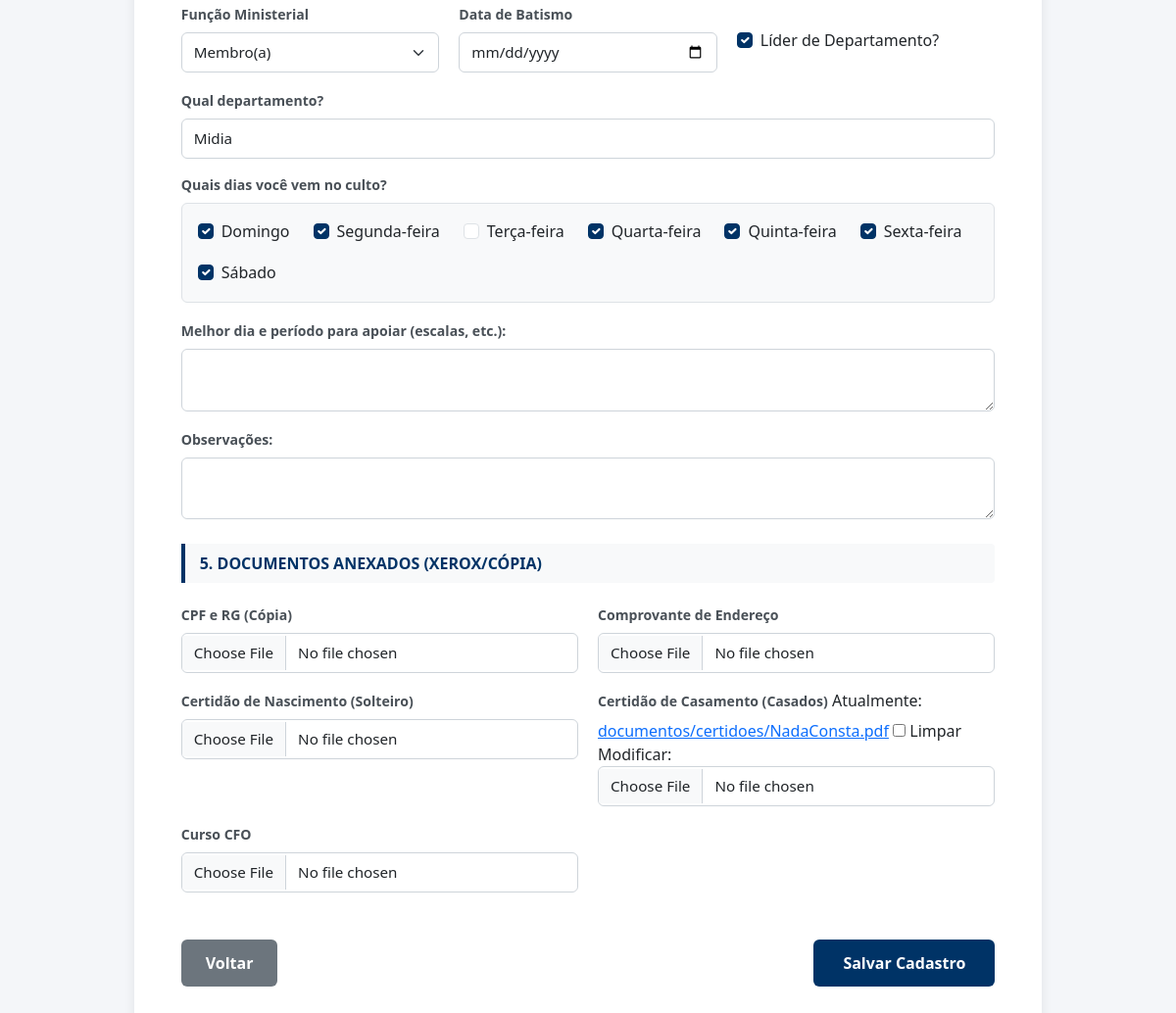
/editar/1/ (lower part), run on an earlier commit of the app's database.
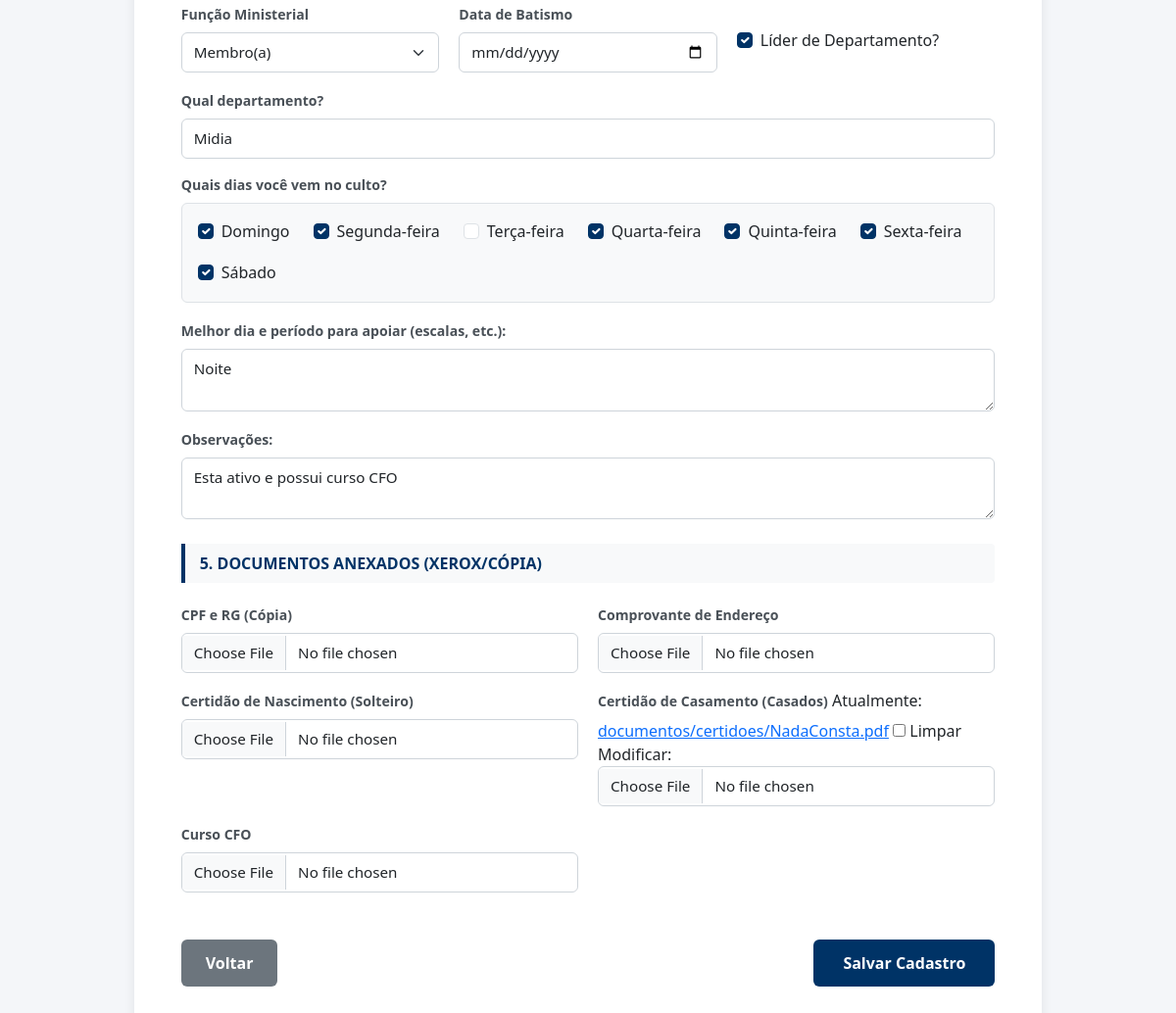
And on a later commit of the database.
### membros/models.py (models this page shows, shortened)
class Membro(models.Model):
    SEXO_CHOICES = [
        ('M', 'Masculino'),
        ('F', 'Feminino'),
    ]
    ESTADO_CIVIL_CHOICES = [
        ('S', 'Solteiro(a)'),
        ('C', 'Casado(a)'),
        ('V', 'Viúvo(a)'),
        ('D', 'Divorciado(a)'),
    ]
    FUNCAO_CHOICES = [
        ('membro', 'Membro(a)'),
        ('cooperador', 'Cooperador(a)'),
        ('diacono', 'Diácono'),
        ('obreiro', 'Obreiro(a)'),
        ('presbitero', 'Presbítero'),
        ('pastor', 'Pastor'),
        ('2_pastor', '2º Pastor'),
    ]
    nome = models.CharField("Nome", max_length=150)
    sexo = models.CharField("Sexo", max_length=1, choices=SEXO_CHOICES)
    foto = models.ImageField("Foto 3x4", upload_to='fotos_membros/', blank=True, null=True)
    estado_civil = models.CharField("Estado Civil", max_length=1, choices=ESTADO_CIVIL_CHOICES)
    data_nascimento = models.DateField("Data de Nascimento")
    naturalidade = models.CharField("Naturalidade", max_length=100)
    nacionalidade = models.CharField("Nacionalidade", max_length=100, default="Brasileira")
    profissao = models.CharField("Profissão", max_length=100, blank=True, null=True)
    rg = models.CharField("RG", max_length=20)
    cpf = models.CharField("CPF", max_length=14, unique=True)
    endereco = models.CharField("Endereço", max_length=200)
    numero = models.CharField("Número", max_length=20)
    cep = models.CharField("CEP", max_length=10)
    bairro = models.CharField("Bairro", max_length=100)
    cidade = models.CharField("Cidade", max_length=100)
    estado = models.CharField("Estado", max_length=2)
    celular = models.CharField("Celular", max_length=20)
    celular_contato = models.CharField("Celular de Contacto", max_length=20, blank=True, null=True)
    nome_contato = models.CharField("Nome do Contacto", max_length=100, blank=True, null=True)
    email = models.EmailField("E-mail", blank=True, null=True)
    nome_pai = models.CharField("Nome do Pai", max_length=150, blank=True, null=True)
    nome_mae = models.CharField("Nome da Mãe", max_length=150, blank=True, null=True)
    nome_conjuge = models.CharField("Nome do Cônjuge", max_length=150, blank=True, null=True)
    data_casamento = models.DateField("Data do Casamento", blank=True, null=True)
    nome_filhos = models.TextField("Nome dos Filhos", blank=True, null=True)
    celular_filho = models.CharField("Celular dos Filhos", max_length=20, blank=True, null=True)
    possui_doenca = models.BooleanField("Possui alguma doença?", default=False)
    qual_doenca = models.CharField("Qual doença?", max_length=200, blank=True, null=True)
    funcao_ministerial = models.CharField("Função Ministerial", max_length=50, choices=FUNCAO_CHOICES, blank=True, null=True)
    data_batismo = models.DateField("Data de Batismo", blank=True, null=True)
    lider_departamento = models.BooleanField("Líder de Departamento?", default=False)
    qual_departamento = models.CharField("Qual Departamento?", max_length=100, blank=True, null=True)
    dias_culto = models.CharField("Dias que vem ao culto", max_length=200, blank=True, null=True)
    periodo_apoio = models.TextField("Melhor dia e período para apoiar em escalas", blank=True, null=True)
    observacoes = models.TextField("Observações", blank=True, null=True)
    doc_cpf_rg = models.FileField("CPF e RG (Cópia)", upload_to='documentos/cpf_rg/', blank=True, null=True)
    doc_comprovante_residencia = models.FileField("Comprovante de Endereço", upload_to='documentos/enderecos/', blank=True, null=True)
    doc_certidao_nascimento = models.FileField("Certidão de Nascimento", upload_to='documentos/certidoes/', blank=True, null=True)
    doc_certidao_casamento = models.FileField("Certidão de Casamento", upload_to='documentos/certidoes/', blank=True, null=True)
    doc_curso_cfo = models.FileField("Curso CFO", upload_to='documentos/cfo/', blank=True, null=True)
    data_cadastro = models.DateTimeField(auto_now_add=True)

### membros/views.py (the view, shortened to what this page needs)
# urls.py: path('editar/<int:pk>/', MembroUpdateView.as_view(), name='editar_membro'),
class MembroUpdateView(UpdateView):
    model = Membro
    form_class = MembroForm
    template_name = 'membros/form_membro.html'
    success_url = reverse_lazy('home')

### membros/templates/membros/form_membro.html (shortened to what the changed rows need)
{% load static %}
<!DOCTYPE html>
<html lang="pt-br">
<head>
    <link href="https://cdn.jsdelivr.net/npm/bootstrap@5.3.0/dist/css/bootstrap.min.css" rel="stylesheet">
    <link rel="stylesheet" href="{% static 'membros/css/style.css' %}">
</head>
<body>
<div class="container my-5">
    <div class="row justify-content-center">
        <div class="col-lg-10">
            <div class="card card-cadastro p-4 p-md-5">
                <form method="post" enctype="multipart/form-data">
                    <div class="row g-3">
                        <div class="col-md-4">
                            <label class="form-label">Função Ministerial</label>
                            {{ form.funcao_ministerial }}
                        </div>
                        <div class="col-md-4">
                            <label class="form-label">Data de Batismo</label>
                            {{ form.data_batismo }}
                        </div>
                        <div class="col-md-4 align-self-center mt-4">
                            <div class="form-check">
                                {{ form.lider_departamento }}
                                <label class="form-check-label font-weight-bold" for="{{ form.lider_departamento.id_for_label }}">
                                    Líder de Departamento?
                                </label>
                            </div>
                        </div>
                        <div class="col-md-12">
                            <label class="form-label">Qual departamento?</label>
                            {{ form.qual_departamento }}
                        </div>
                        <div class="col-12">
                            <label class="form-label">Melhor dia e período para apoiar (escalas, etc.):</label>
                            {{ form.periodo_apoio }}
                        </div>
                        <div class="col-12">
                            <label class="form-label">Observações:</label>
                            {{ form.observacoes }}
                        </div>
                    </div>
                    <div class="row g-3">
                        <div class="col-md-6">
                            <label class="form-label">CPF e RG (Cópia)</label>
                            {{ form.doc_cpf_rg }}
                        </div>
                        <div class="col-md-6">
                            <label class="form-label">Comprovante de Endereço</label>
                            {{ form.doc_comprovante_residencia }}
                        </div>
                        <div class="col-md-6">
                            <label class="form-label">Certidão de Nascimento (Solteiro)</label>
                            {{ form.doc_certidao_nascimento }}
                        </div>
                        <div class="col-md-6">
                            <label class="form-label">Certidão de Casamento (Casados)</label>
                            {{ form.doc_certidao_casamento }}
                        </div>
                        <div class="col-md-6">
                            <label class="form-label">Curso CFO</label>
                            {{ form.doc_curso_cfo }}
                        </div>
                    </div>
                </form>
            </div>
        </div>
    </div>
</div>
</body>
</html>

What changed in the data, as far as the page shows it:
changed Membro "Membro(a)": periodo_apoio (not shown) → "Noite"; observacoes (not shown) → "Esta ativo e possui curso CFO"
